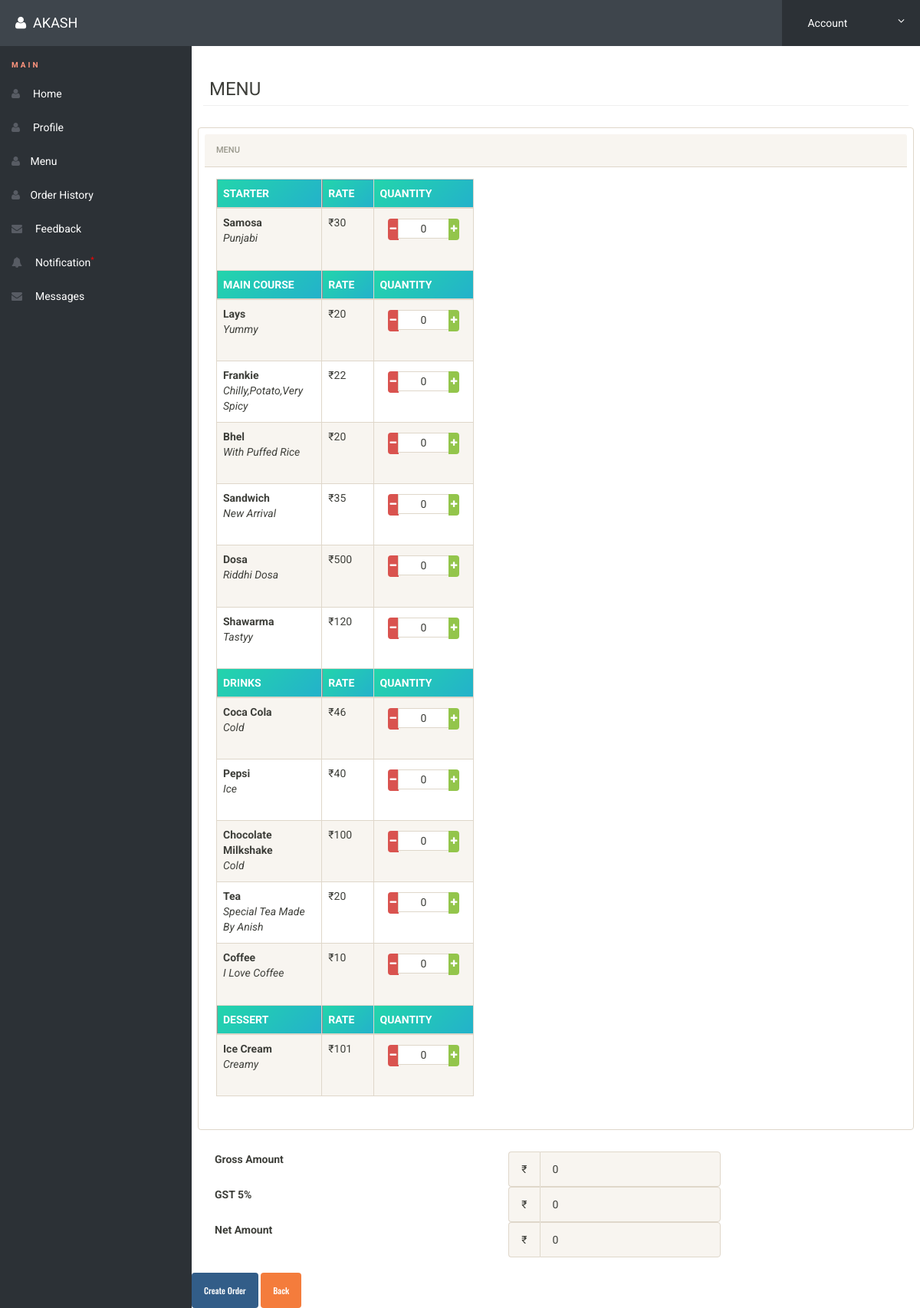
/menu.php (signed in), run on the app's committed database.
### tables this page shows
CREATE TABLE `categories` (
  `id` int(11) NOT NULL,
  `name` varchar(11) NOT NULL,
  `status` int(11) NOT NULL,
  `category_description` varchar(11) NOT NULL
);

CREATE TABLE `items` (
  `pid` int(11) NOT NULL,
  `cid` varchar(11) NOT NULL,
  `cname` varchar(15) NOT NULL,
  `name` varchar(20) NOT NULL,
  `rate` varchar(11) NOT NULL,
  `description` varchar(200) NOT NULL,
  `status` varchar(11) NOT NULL
);

### menu.php (the view, shortened to what this page needs)
<?php
$pid=array();
$rate=array();
include('includes/config.php');
if(strlen($_SESSION['alogin'])==0)
	{
header('location:index.php');
}
else{
?>
<!doctype html>
<html lang="en" class="no-js">
<head>
	<link rel="stylesheet" href="css/font-awesome.min.css">
	<link rel="stylesheet" href="css/bootstrap.min.css">
	<link rel="stylesheet" href="css/dataTables.bootstrap.min.css">
	<link rel="stylesheet" href="css/bootstrap-social.css">
	<link rel="stylesheet" href="css/bootstrap-select.css">
	<link rel="stylesheet" href="css/fileinput.min.css">
	<link rel="stylesheet" href="css/awesome-bootstrap-checkbox.css">
	<link rel="stylesheet" href="css/style.css">
</head>
<body>
<?php
		$sql = "SELECT * from categories where id = :editid ";
		$query = $dbh -> prepare($sql);
		$query->bindParam(':editid',$editid,PDO::PARAM_INT);
		$query->execute();
		$result=$query->fetch(PDO::FETCH_OBJ);
?>
	<?php include('includes/header.php');?>
	<div class="ts-main-content">
	<?php include('includes/leftbar.php');?>
		<div class="content-wrapper">
			<div class="container-fluid">
				<div class="row">
					<div class="col-md-12">
						<h3 class="page-title" style="padding: 8px;">MENU<?php echo htmlentities($result->name); ?></h3>
						<div class="row">
							<div class="col-md-12" style="padding: 8px;">
								<div class="panel panel-default" style="padding: 8px;">
									<div class="panel-heading"  >Menu</div>
									<div class="panel-body" align="center" style="width:40%;" >
   <table  class="display table table-striped table-bordered table-hover" style="width:100%;">
					<?php
					$sql1 = $dbh->query("SELECT * FROM categories where status=1 ORDER BY id asc ");
 					 while ($row = $sql1->fetch(PDO::FETCH_ASSOC)) {
                      $categoryId=$row['id'];
  						 echo'
                         <thead style="background:#535456; color:#ffffff;" >
						  <th class="col-md-2"  style="text-transform: uppercase; width:10%;">
                            '.$row['name'].'
						  </th>
                            <th style="width:10%;" >
                              RATE
                              </th>
                            <th class="col-md-3" style="width:20%;">
                              QUANTITY
                              </th>
                           </thead>'
                            ;
					$sql2 = $dbh->query("SELECT * FROM items WHERE cid='$categoryId' AND status=1");
					while ($row = $sql2->fetch(PDO::FETCH_ASSOC)) {
                      array_push($pid,$row['pid']);
                      array_push($rate,$row['rate']);
					echo '
					<td style="text-transform: capitalize;">
					<b>'.$row['name'].'</b>
                    <br>
                   <i> '.$row['description'].'</i>
                    </td>
                    <td>
                    ₹'.$row['rate'].'
                    </td>
                    <td>
   <div class="center" >
      <div class="input-group input-sm">
          <span class="input-group-btn">
              <button onclick="wc()" type="button" class="btn btn-danger btn-number" data-type="minus" style="padding: 3px 3px;" data-field="pid-'.$row['pid'].'">
                  <i class="fa fa-minus"></i>
              </button>
          </span>
          <input type="text" class="form-control input-number" name="pid-'.$row['pid'].'"  value="0" min="0" max="10" style="text-align:center; height: 3px; " >
          <span class="input-group-btn">
              <button onclick="wc()" type="button" class="btn btn-success btn-number" data-type="plus" style="padding: 3px 3px;" data-field="pid-'.$row['pid'].'">
                  <i class="fa fa-plus"></i>
              </button>
          </span>
      </div>
	<p></p>
</div>
                      </td>
					</tr>';
                     }
                     }
					?>
					</table>
									</div>
								</div>
							</div>
						</div>
					</div>
				</div>
			<div class="form-group">
  <label class="col-md-5 control-label" for="prependedtext">Gross Amount</label>
  <div class="col-md-4">
    <div class="input-group">
      <span class="input-group-addon">₹</span>
      <input type="text" class="form-control" id="gross_amount" name="gross_amount" disabled autocomplete="off">
    </div>
  </div>
</div>
                                        <div class="form-group">
  <label class="col-md-5 control-label" for="prependedtext">GST 5%</label>
  <div class="col-md-4">
    <div class="input-group">
      <span class="input-group-addon">₹</span>
      <input type="text" class="form-control" id="vat_charge" name="vat_charge" disabled autocomplete="off">
    </div>
  </div>
</div>
                      <div class="form-group">
  <label class="col-md-5 control-label" for="prependedtext">Net Amount</label>
  <div class="col-md-4">
    <div class="input-group">
      <span class="input-group-addon">₹</span>
      <input type="text" class="form-control" id="net_amount" name="net_amount" disabled autocomplete="off">
    </div>
  </div>
</div>
      </div>
      <br>
                                     <div class="box-footer">
                <button onclick="createorder()" type="button" class="btn btn-primary">Create Order</button>
                <a href="" class="btn btn-warning">Back</a>
              </div>
			</div>
		</div>
</body>
</html>
<?php } ?>

### css/style.css (style rules this page uses)
html { font-size: 14px; }
@media only screen and (min-width: 480px) { html { font-size: 17px; } }
@media only screen and (min-width: 768px) { html { font-size: 14px; } }
body { font-size: 1em; }
a { color: #37a6c4; }
.btn { font-family: 'Oswald', sans-serif; }
.btn i { position: relative; top: -2px; }
.panel { overflow: hidden; }
.btn { text-transform: none; }
.page-title { padding-bottom: 15px; margin-bottom: 20px; border-bottom: 1px solid #f0f0f0; }
.ts-main-content .content-wrapper { padding-top: 15px; margin-top: 60px; }
@media only screen and (min-width: 992px) { .ts-main-content .content-wrapper { margin-left: 250px; } }

### menu.php (style rules this page uses)
table, td { border: 1px solid green; width: 500px; }
th { background: linear-gradient(-45deg, #EE7752, #E73C7E, #23A6D5, #23D5AB); background-size: 400% 400%; -webkit-animation: Gradient 15s ease infinite; -moz-animation: Gradient 15s ease infinite; animation: Gradient 15s ease infinite; }

### data on the page
categories: name "STARTER"
items: name "Samosa", description "Punjabi", rate "30"
categories: name "MAIN COURSE"
items: name "Lays", description "Yummy", rate "20"
items: name "Frankie", description "Chilly,potato,very Spicy", rate "22"
items: name "Bhel", description "With Puffed Rice", rate "20"
items: name "Sandwich", description "New Arrival", rate "35"
items: name "Dosa", description "Riddhi Dosa", rate "500"
items: name "Shawarma", description "Tastyy", rate "120"
categories: name "DRINKS"
items: name "Coca Cola", description "Cold", rate "46"
items: name "Pepsi", description "Ice", rate "40"
items: name "Chocolate Milkshake", description "Cold", rate "100"
items: name "Tea", description "Special Tea Made By Anish", rate "20"
items: name "Coffee", description "I Love Coffee", rate "10"
categories: name "DESSERT"
items: name "Ice Cream", description "Creamy", rate "101"

### other printed values
$_SESSION['nlogin'] "AKASH"
